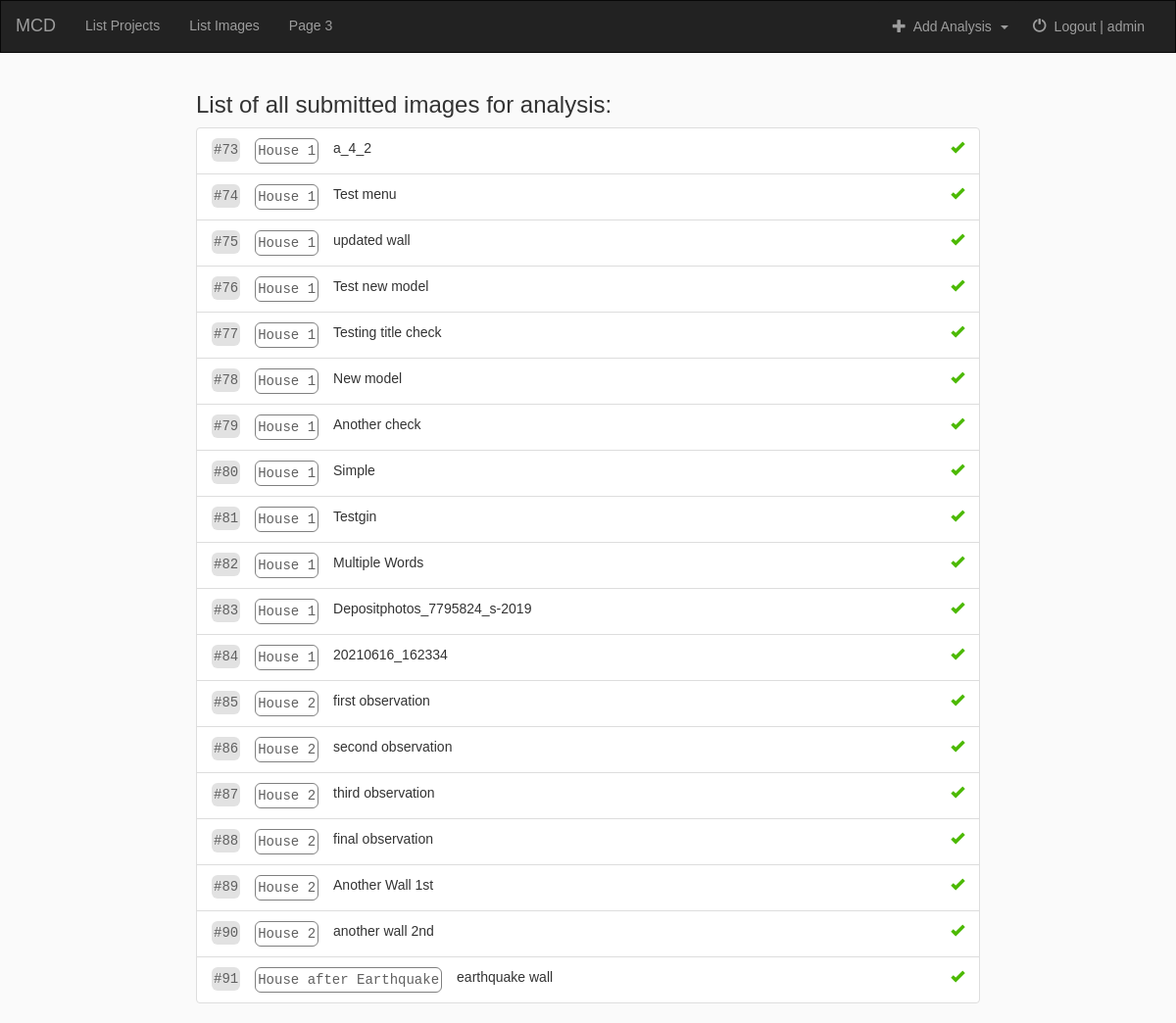
/mcd/image-list/ (signed in), run on an earlier commit of the app's database.
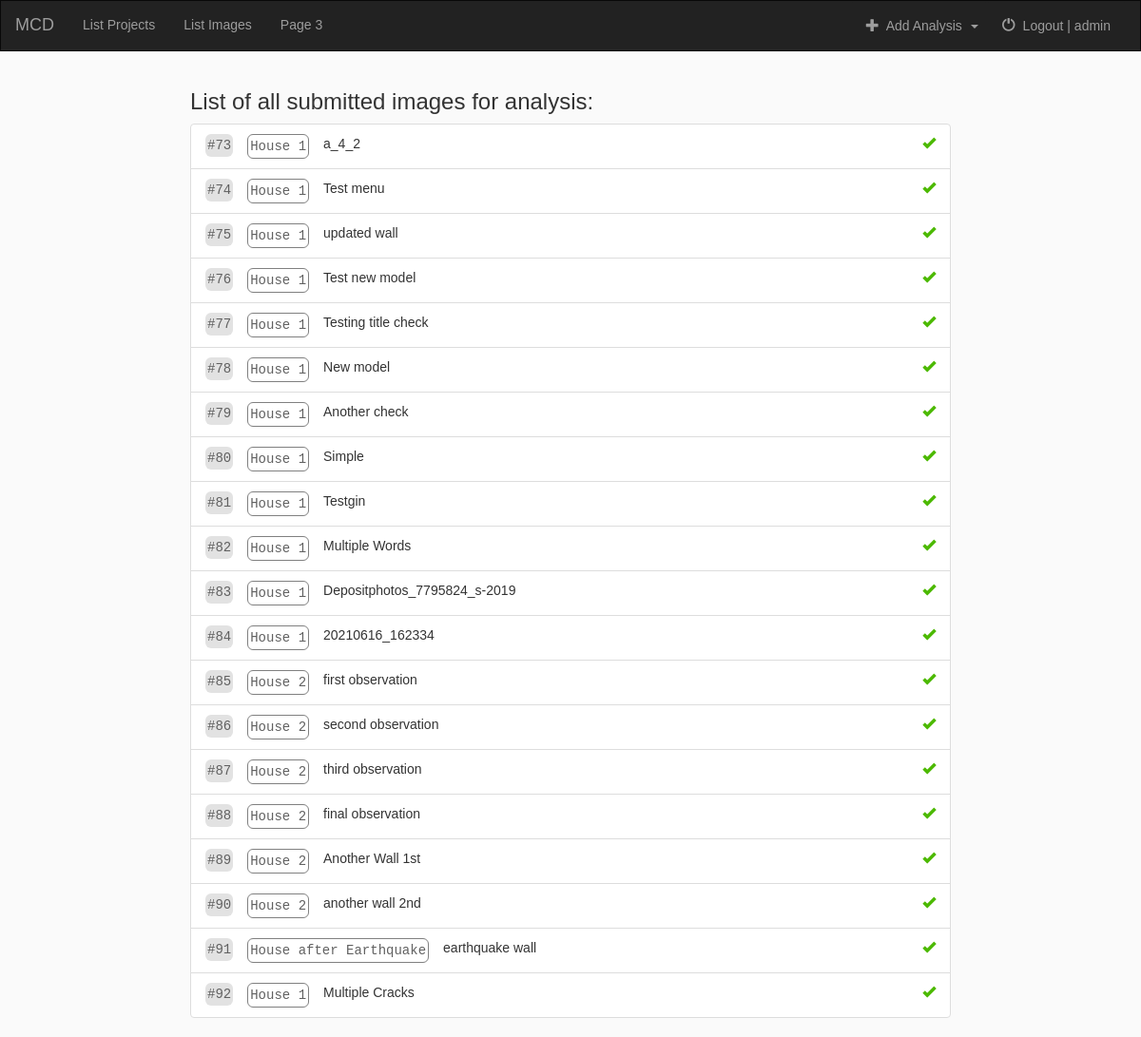
And on a later commit of the database.
### mcd/models.py (models this page shows, shortened)
class MCD_Photo_Analysis (models.Model):
    uploaded_by_user_id = models.ForeignKey(User, on_delete=models.CASCADE)
    project_id           = models.ForeignKey(MCD_Project, default=1, on_delete=models.CASCADE)
    record_id           = models.ForeignKey(MCD_Record, null=True, blank=True, on_delete=models.CASCADE)
    title               = models.CharField(max_length=100, null=False, default="Untitled")
    input_photo         = models.FileField(null=False, blank=False)
    overlay_photo       = models.FileField(null=True, blank=True)
    output_photo        = models.FileField(null=True, blank=True)
    crack_labels_photo  = models.FileField(null=True, blank=True)
    crack_labels_csv    = models.FileField(null=True, blank=True)
    analysis_complete   = models.BooleanField(null=False, default=False)
    crack_length        = models.DecimalField(null=True, default=-1,
                                              max_digits=8, decimal_places=2)
    scale               = models.DecimalField(null=True, default=1,
                                              max_digits=8, decimal_places=2)
    datetime_taken          = models.DateTimeField(null=True)
    datetime_uploaded       = models.DateTimeField(null=True)
    datetime_analysed       = models.DateTimeField(null=True)

class MCD_Project(models.Model):
    uploaded_by_user_id = models.ForeignKey(User, on_delete=models.CASCADE)
    title               = models.CharField(max_length=100, null=False, default="Untitled Object")
    latitude            = models.FloatField(null=True, blank=True)
    longitude           = models.FloatField(null=True, blank=True)
    placename           = models.CharField(max_length=100, null=True, blank=True)
    county              = CountryField(default=None, blank=True, blank_label='(select country)', multiple=True)
    address             = models.CharField(max_length=100, null=True, blank=True)
    postcode            = models.CharField(max_length=15, null=True, blank=True)
    num_records         = models.IntegerField(null=False, default=0)
    num_images          = models.IntegerField(null=False, default=0)

### mcd/views.py (the view)
class ListAllImagesView(generic.ListView):
    template_name = 'mcd/list_photo_analysis.html'
    context_object_name = 'user_photos'
    def get_queryset(self):
        if not self.request.user.is_authenticated:
            return MCD_Photo_Analysis.objects.none()
        else:
            user = self.request.user
            objects_per_user = MCD_Photo_Analysis.objects.filter(uploaded_by_user_id=user)\
                                            .values_list('uploaded_by_user_id', flat=True).first()
            return MCD_Photo_Analysis.objects.filter(uploaded_by_user_id=objects_per_user)

### mcd/templates/mcd/list_photo_analysis.html
{% extends 'mcd/base.html' %}
{% block body %}
    {% if user_photos %}
        <h3>List of all submitted images for analysis:</h3>
        <ul class="list-group">
        {% for photo in user_photos %}
                <li class="list-group-item">
                <div class="list-item-container">
                    <div class="list-item-first label-grey">
                        #{{ photo.id }}
                    </div>
                    <div class="list-item label-grey-outline">
                        {{ photo.project_id.title }}
                    </div>
                    <div class="list-item">
                        <a href="{% url 'mcd:photo_analysis_detailed' photo.id %}">
                            {{ photo.title }}
                        </a>
                    </div>
                    <div class="list-item-last">
                        {% if photo.analysis_complete %}
                            <span class="text-green glyphicon glyphicon-ok" aria-hidden="true"></span>
                        {% else %}
                            <span class="text-orange glyphicon glyphicon-refresh" aria-hidden="true"></span>
                        {% endif %}
                    </div>
                </div>
                </li>
        {% endfor %}
        </ul>
    {% else %}
        <h3>No Photos Analysed</h3>
    {% endif %}
{% endblock %}

What changed in the data, as far as the page shows it:
added MCD_Photo_Analysis: id "92", project_id "House 1", title "Multiple Cracks", analysis_complete True (drawn)
